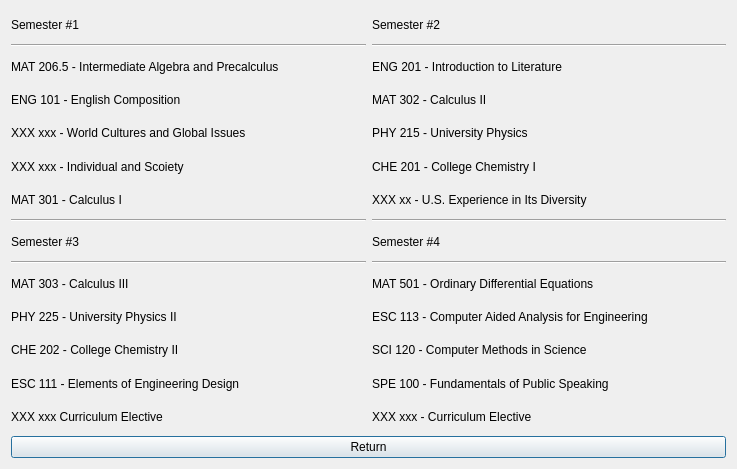
<?xml version="1.0" encoding="UTF-8"?>
<ui version="4.0">
 <class>EngineeringScience</class>
 <widget class="QDialog" name="EngineeringScience">
  <property name="geometry">
   <rect>
    <x>0</x>
    <y>0</y>
    <width>737</width>
    <height>469</height>
   </rect>
  </property>
  <property name="windowTitle">
   <string>Dialog</string>
  </property>
  <layout class="QVBoxLayout" name="verticalLayout_3">
   <item>
    <layout class="QHBoxLayout" name="horizontalLayout">
     <item>
      <layout class="QVBoxLayout" name="verticalLayout">
       <item>
        <widget class="QLabel" name="label_7">
         <property name="text">
          <string>Semester #1</string>
         </property>
        </widget>
       </item>
       <item>
        <widget class="Line" name="line">
         <property name="orientation">
          <enum>Qt::Horizontal</enum>
         </property>
        </widget>
       </item>
       <item>
        <widget class="QLabel" name="label">
         <property name="text">
          <string>MAT 206.5 - Intermediate Algebra and Precalculus</string>
         </property>
        </widget>
       </item>
       <item>
        <widget class="QLabel" name="label_3">
         <property name="text">
          <string>ENG 101 - English Composition</string>
         </property>
        </widget>
       </item>
       <item>
        <widget class="QLabel" name="label_4">
         <property name="text">
          <string>XXX xxx - World Cultures and Global Issues</string>
         </property>
        </widget>
       </item>
       <item>
        <widget class="QLabel" name="label_5">
         <property name="text">
          <string>XXX xxx - Individual and Scoiety</string>
         </property>
        </widget>
       </item>
       <item>
        <widget class="QLabel" name="label_6">
         <property name="text">
          <string>MAT 301 - Calculus I</string>
         </property>
        </widget>
       </item>
       <item>
        <widget class="Line" name="line_3">
         <property name="orientation">
          <enum>Qt::Horizontal</enum>
         </property>
        </widget>
       </item>
       <item>
        <widget class="QLabel" name="label_13">
         <property name="text">
          <string>Semester #3</string>
         </property>
        </widget>
       </item>
       <item>
        <widget class="Line" name="line_5">
         <property name="orientation">
          <enum>Qt::Horizontal</enum>
         </property>
        </widget>
       </item>
       <item>
        <widget class="QLabel" name="label_15">
         <property name="text">
          <string>MAT 303 - Calculus III</string>
         </property>
        </widget>
       </item>
       <item>
        <widget class="QLabel" name="label_17">
         <property name="text">
          <string>PHY 225 - University Physics II</string>
         </property>
        </widget>
       </item>
       <item>
        <widget class="QLabel" name="label_18">
         <property name="text">
          <string>CHE 202 - College Chemistry II</string>
         </property>
        </widget>
       </item>
       <item>
        <widget class="QLabel" name="label_19">
         <property name="text">
          <string>ESC 111 - Elements of Engineering Design</string>
         </property>
        </widget>
       </item>
       <item>
        <widget class="QLabel" name="label_20">
         <property name="text">
          <string>XXX xxx Curriculum Elective</string>
         </property>
        </widget>
       </item>
      </layout>
     </item>
     <item>
      <layout class="QVBoxLayout" name="verticalLayout_2">
       <item>
        <widget class="QLabel" name="label_2">
         <property name="text">
          <string>Semester #2</string>
         </property>
        </widget>
       </item>
       <item>
        <widget class="Line" name="line_2">
         <property name="orientation">
          <enum>Qt::Horizontal</enum>
         </property>
        </widget>
       </item>
       <item>
        <widget class="QLabel" name="label_8">
         <property name="text">
          <string>ENG 201 - Introduction to Literature</string>
         </property>
        </widget>
       </item>
       <item>
        <widget class="QLabel" name="label_9">
         <property name="text">
          <string>MAT 302 - Calculus II</string>
         </property>
        </widget>
       </item>
       <item>
        <widget class="QLabel" name="label_10">
         <property name="text">
          <string>PHY 215 - University Physics</string>
         </property>
        </widget>
       </item>
       <item>
        <widget class="QLabel" name="label_11">
         <property name="text">
          <string>CHE 201 - College Chemistry I</string>
         </property>
        </widget>
       </item>
       <item>
        <widget class="QLabel" name="label_12">
         <property name="text">
          <string>XXX xx - U.S. Experience in Its Diversity</string>
         </property>
        </widget>
       </item>
       <item>
        <widget class="Line" name="line_4">
         <property name="orientation">
          <enum>Qt::Horizontal</enum>
         </property>
        </widget>
       </item>
       <item>
        <widget class="QLabel" name="label_14">
         <property name="text">
          <string>Semester #4</string>
         </property>
        </widget>
       </item>
       <item>
        <widget class="Line" name="line_6">
         <property name="orientation">
          <enum>Qt::Horizontal</enum>
         </property>
        </widget>
       </item>
       <item>
        <widget class="QLabel" name="label_16">
         <property name="text">
          <string>MAT 501 - Ordinary Differential Equations</string>
         </property>
        </widget>
       </item>
       <item>
        <widget class="QLabel" name="label_21">
         <property name="text">
          <string>ESC 113 - Computer Aided Analysis for Engineering</string>
         </property>
        </widget>
       </item>
       <item>
        <widget class="QLabel" name="label_22">
         <property name="text">
          <string>SCI 120 - Computer Methods in Science</string>
         </property>
        </widget>
       </item>
       <item>
        <widget class="QLabel" name="label_24">
         <property name="text">
          <string>SPE 100 - Fundamentals of Public Speaking</string>
         </property>
        </widget>
       </item>
       <item>
        <widget class="QLabel" name="label_23">
         <property name="text">
          <string>XXX xxx - Curriculum Elective</string>
         </property>
        </widget>
       </item>
      </layout>
     </item>
    </layout>
   </item>
   <item>
    <widget class="QPushButton" name="pushButton_Return">
     <property name="text">
      <string>Return</string>
     </property>
    </widget>
   </item>
  </layout>
 </widget>
 <resources/>
 <connections/>
</ui>
